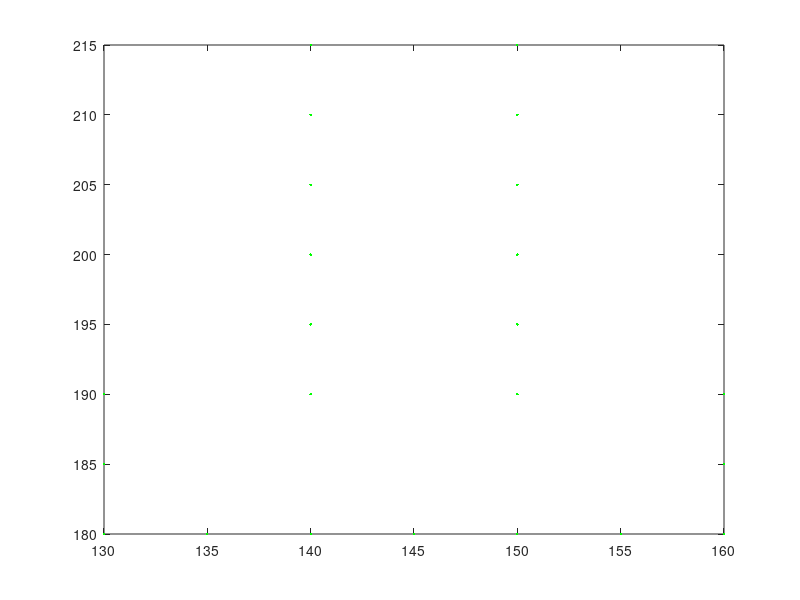

Write the MATLAB code that produced this figure. (Note: this script raises an error after producing the figure.)
top = [ 50 55 60 65 70 75 80
        100 100 100 100 100 100 100];
L_side = [ 50 50
            105 110];
 R_side = [ 80 80
            105 110];
 troncoL = [ 60 60 60 60 60 60
            110 115 120 125 130 135];
 troncoR = [ 70 70 70 70 70 70
             110 115 120 125 130 135];
                                
SHAPE = 50 + [top R_side troncoR troncoL L_side];
                

plot(SHAPE(1,:),SHAPE(2,:),'r.');

pause;

T = [1 0 0
    0 1 0
    30 30 1];

Translacao = [SHAPE' ones(length(SHAPE),1)] * T;
plot(Translacao(:,1),Translacao(:,2),'g.');

teta(10*pi/180);

R = [ cos(teta) sin(teta) 0
    -sin(teta) cos(teta) 0
    0   0   1];

Rotacao = [SHAPE' ones(length(SHAPE),1)] * S;
plot(Scaling(:,1),Scaling(:,2), 'b.');

%sv = 0.6;
%sh = 0.8;
